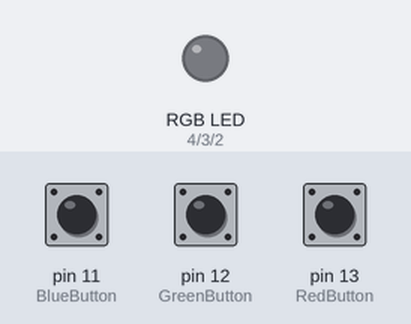
A sketch run on a simulated Arduino Uno, built with avr-gcc and run on an emulated ATmega328P. On the bench: an RGB LED mixed from three pins (HIGH = lit). The inputs (shaded band) are chosen by the test bench; at power-on: pin 11 (BlueButton) HIGH, pin 12 (GreenButton) HIGH, pin 13 (RedButton) HIGH.

Above: at 1.2 s.
1.3 s: pin 11 (BlueButton) pulled LOW for 0.15 s
At 2.5 s:
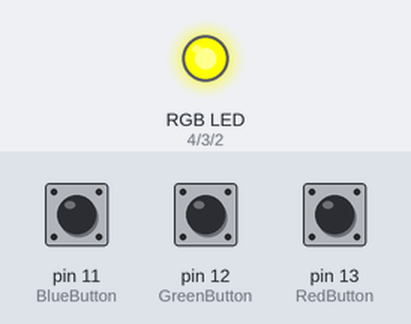
2.9 s: pin 12 (GreenButton) pulled LOW for 0.15 s
At 3.7 s:
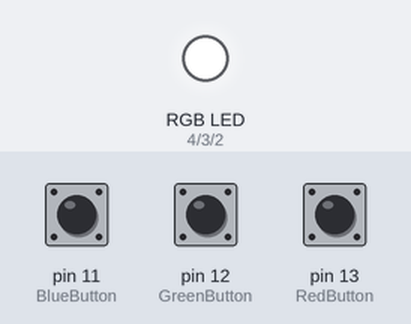
4.5 s: pin 11 (BlueButton) pulled LOW for 1 s
At 4.8 s:
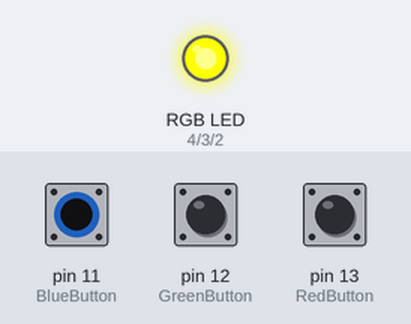
7.0 s: pin 12 (GreenButton) pulled LOW for 1 s
At 8.0 s:
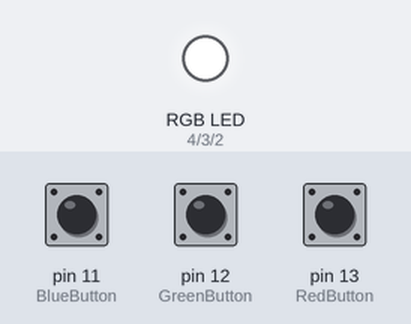
Timing chart, 0 to 10.0 s (numbered marks = the images above; inputs shaded):
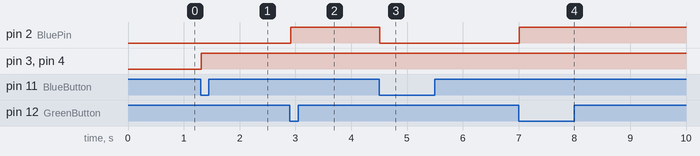

Measured:
- after the input at 1.3 s, pin 3 (GreenPin), pin 4 (RedPin): LOW → HIGH at once
- after the input at 2.9 s, pin 2 (BluePin): LOW → HIGH at once
- after the input at 4.5 s, pin 2 (BluePin): HIGH → LOW at once
- after the input at 7.0 s, pin 2 (BluePin): LOW → HIGH at once

The sketch:

rgb_dioda.ino
```cpp
//Trojbarevna_dioda
int RedPin = 4;
int GreenPin = 3;
int BluePin = 2;

int RedButton = 13;
int GreenButton = 12;
int BlueButton = 11;

int RedValue = 0;
int GreenValue = 0;
int BlueValue = 0;

void setup(){
pinMode(RedPin, OUTPUT);
pinMode(GreenPin, OUTPUT);
pinMode(BluePin, OUTPUT);

pinMode(RedButton, INPUT_PULLUP);
pinMode(GreenButton, INPUT_PULLUP);
pinMode(BlueButton, INPUT_PULLUP);
}

void loop(){
analogWrite(RedPin, RedValue);
analogWrite(GreenPin, GreenValue);
analogWrite(BluePin, BlueValue);

// LOW or HIGH, obojí se mi chová divně :((

if (digitalRead(RedButton) ==LOW) {
RedValue = 0;
GreenValue = 0;
BlueValue = 0;
}
if (digitalRead(GreenButton) ==LOW) {
RedValue = 255;
GreenValue = 255;
BlueValue = 255;
}
if (digitalRead(BlueButton) ==LOW) {
RedValue = 155;
GreenValue = 255;
BlueValue = 85;
}
delay(10);
}
```
